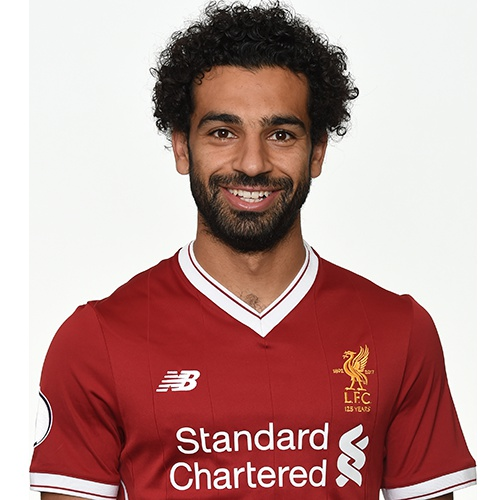
#> input picture images/model_copy.jpg, 500 x 500 px, found by its file name
$ python ImgCorrec.py
#> lines starting #> are read from the running program, lines starting #| are printed output that depends on the picture
import numpy as np
import cv2

def transform():
    img = cv2.imread('openCV/images/model_copy.jpg')
#> img is the input picture: shape (500, 500, 3); mean B, G, R 149.5, 152.4, 189.9
    h, w = img.shape[:2]
#> h = 500; w = 500

    pts1 = np.float32([[50, 50], [200, 50], [20, 200]])
    pts2 = np.float32([[10, 100], [200, 50], [100, 250]])
    #좌표 pts1에서 pts2로 변환

    M = cv2.getAffineTransform(pts1, pts2)
    #하는 매트릭스 getAffineTransform을 사용

    img2 = cv2.warpAffine(img, M, (w, h))
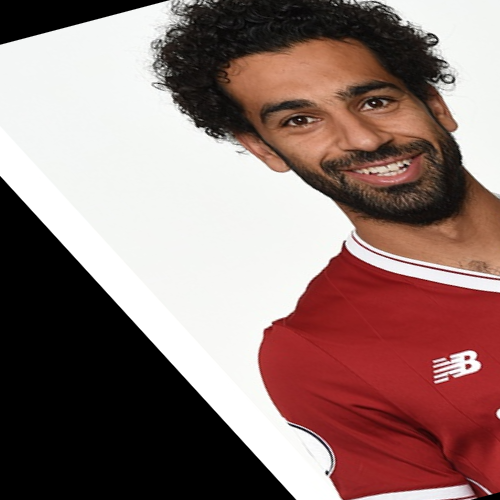
#> img2: shape (500, 500, 3); mean B, G, R 113.2, 116.9, 143.3

    cv2.imshow('original', img)
    cv2.imshow('Affine-Transform', img2)

    cv2.waitKey(0)
    cv2.destroyAllWindows()

transform()

$ run again, with images/bbox.jpg copied over images/model_copy.jpg
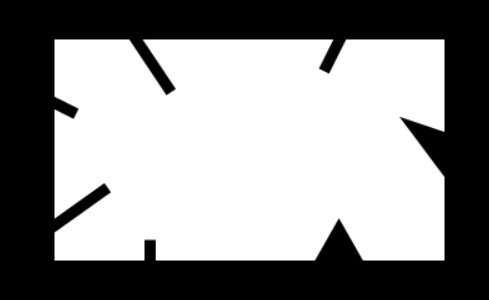
#> input picture images/bbox.jpg, 489 x 300 px, found by its file name
#> in transform, img is the input picture: shape (300, 489, 3); min 0, max 255, mean 142.2
#> in transform, `img2 = cv2.warpAffine(img, M, (w, h))`:
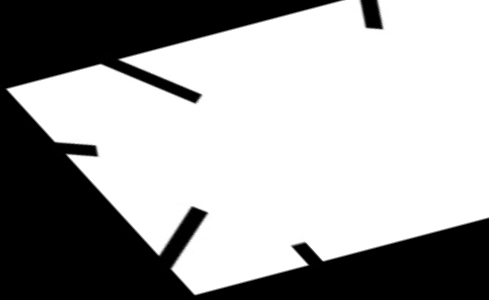
#> img2: shape (300, 489, 3); min 0, max 255, mean 162.2
